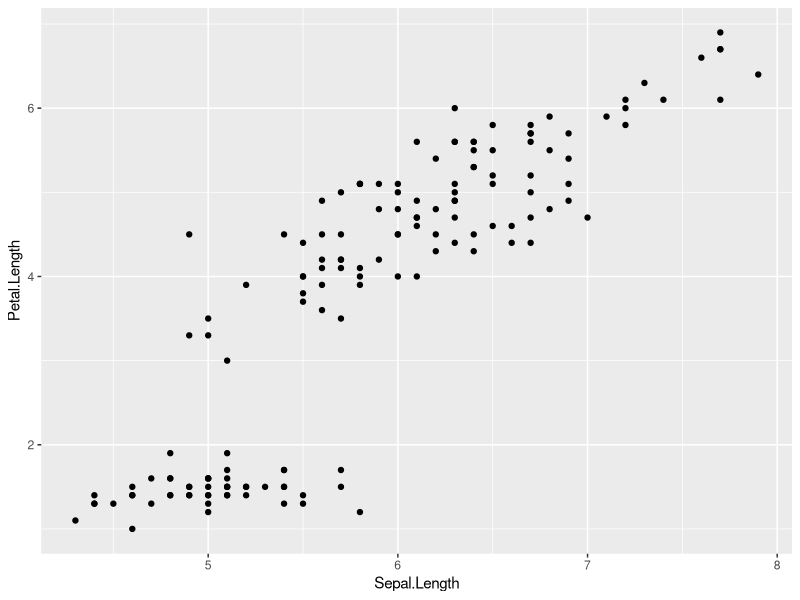
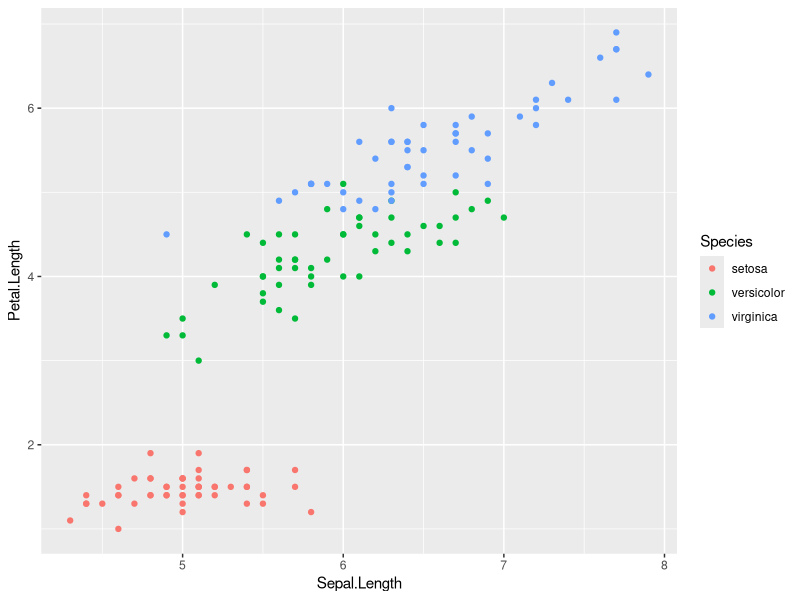
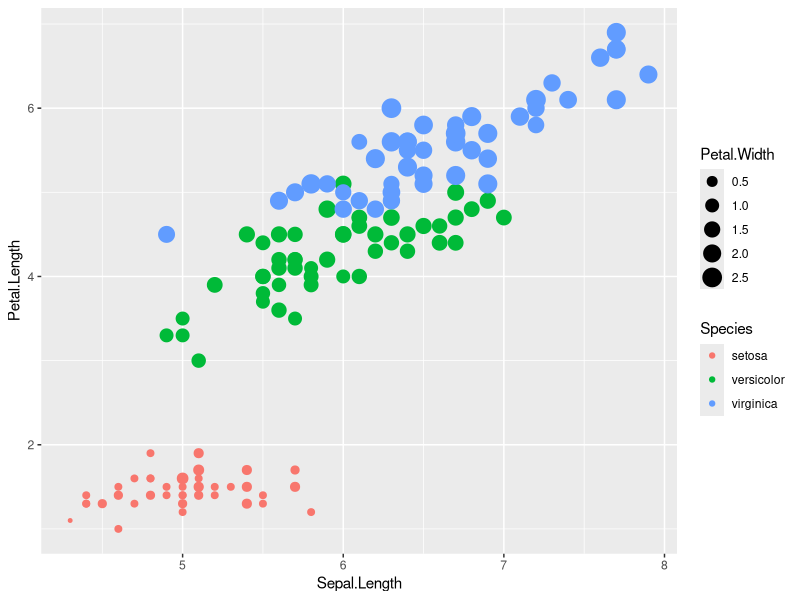
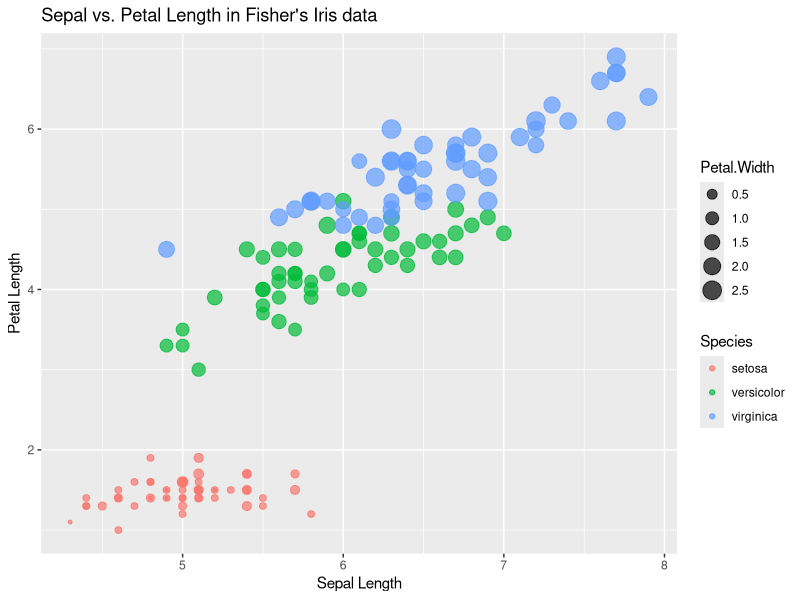
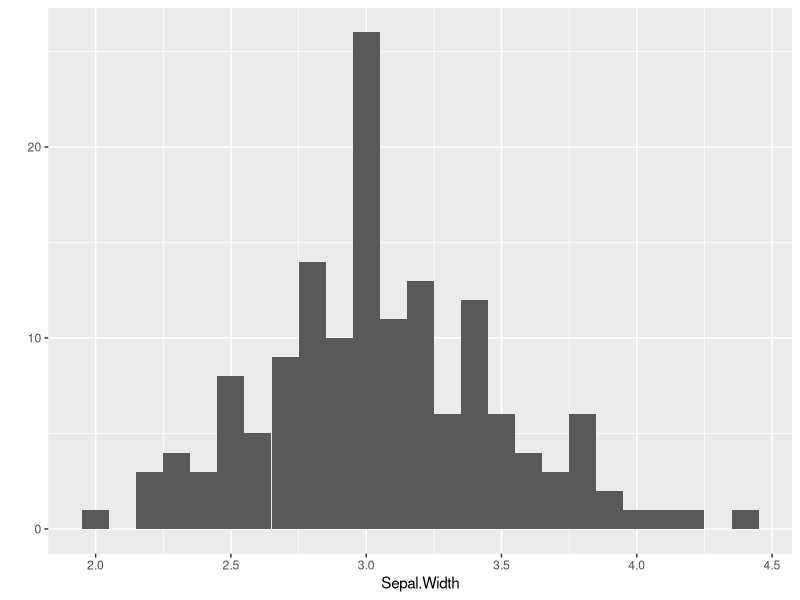
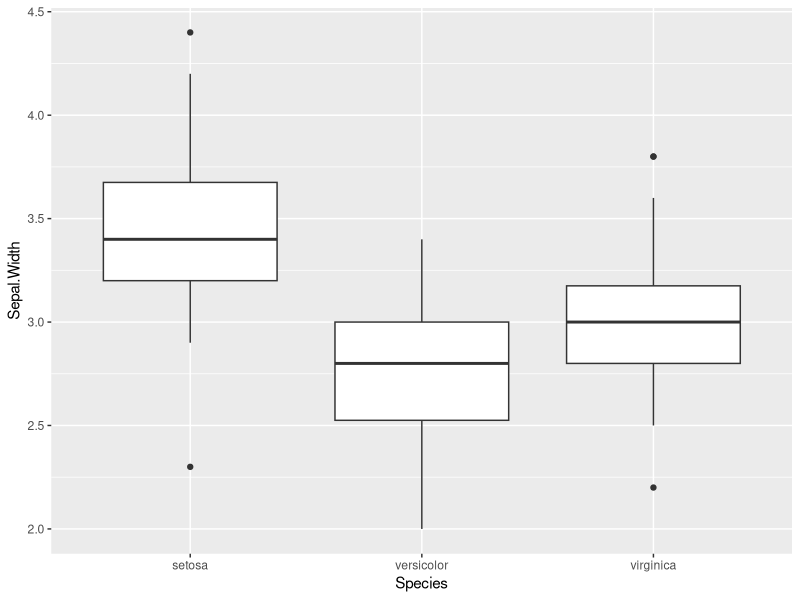
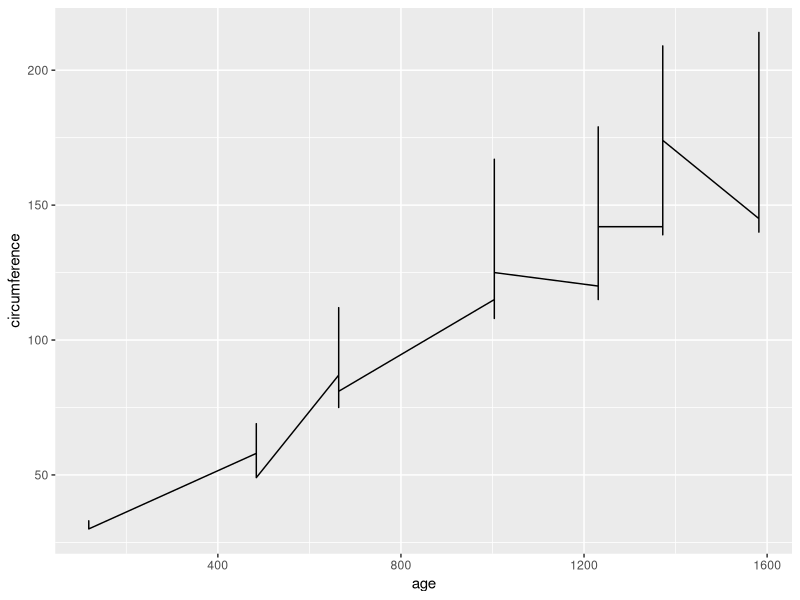
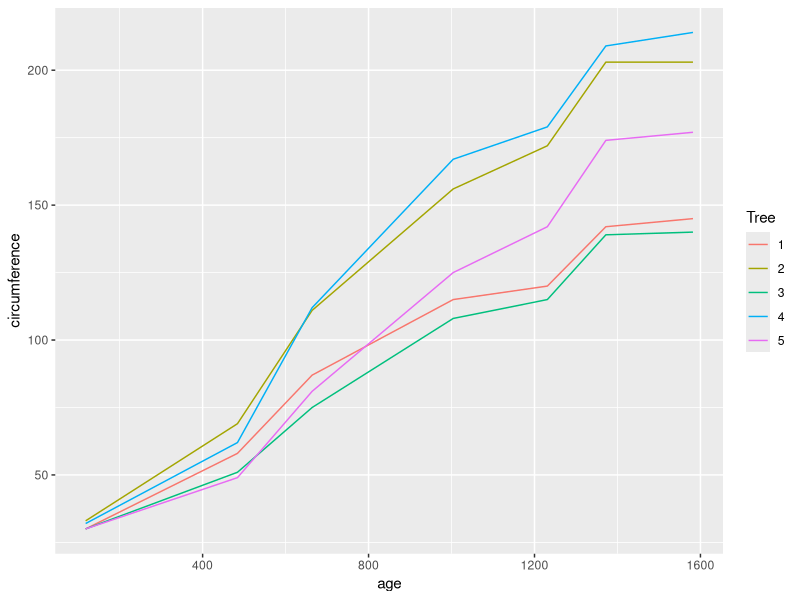

The R source for these figures, in order:
## ---- chunk 1
knitr::opts_chunk$set(echo = TRUE)
library(png)
library(grid)
## ---- chunk 2
library(ggplot2)
## ---- chunk 3
iris = read.csv("iris.csv")
str(iris)
orange = read.csv("orange.csv")
str(orange)
gapdata = read.csv("gapminderData5.csv")
str(gapdata)
VADeaths = read.csv("VADeaths.csv")
VADeaths
## ---- chunk 4
library(reshape2)
VADeaths2 = melt(VADeaths, variable.name="DemClass", value.name="DeathRate")
## ---- chunk 5
VADeaths2
## ---- chunk 6
qplot(Sepal.Length, Petal.Length, data = iris)
## ---- chunk 7
qplot(Sepal.Length, Petal.Length, data = iris, 
      color = Species)
## ---- chunk 8
qplot(Sepal.Length, Petal.Length, data = iris, 
      color = Species, size = Petal.Width)
## ---- chunk 9
qplot(Sepal.Length, Petal.Length, data = iris, 
      color = Species, size = Petal.Width, alpha=I(0.7),
      xlab = "Sepal Length", ylab = "Petal Length",
      main = "Sepal vs. Petal Length in Fisher's Iris data")
## ---- chunk 10
qplot(Sepal.Width, data=iris, geom='histogram', binwidth=0.1)
## ---- chunk 11
qplot(Species, Sepal.Width, data=iris, geom='boxplot')
## ---- chunk 12
qplot(age, circumference, data=orange, geom='line')
## ---- chunk 13
orange$Tree = factor(orange$Tree)
qplot(age, circumference, data=orange, color=Tree, geom='line')
## ---- chunk 14
myplot = ggplot(iris, aes(x=Sepal.Length, y=Petal.Length))
## ---- chunk 15
myplot + geom_point()
## ---- chunk 16
myplot = myplot + geom_point()
## ---- chunk 17
myplot = ggplot(gapdata, aes(x = lifeExp))
myplot + geom_histogram()
## ---- chunk 18
myplot + geom_histogram(binwidth=1)
## ---- chunk 19
myplot + geom_histogram(aes(fill=continent))
## ---- chunk 20
myplot + geom_histogram(aes(fill=continent), position = "identity")
## ---- chunk 21
myplot + geom_histogram(color='lightblue', fill='white') + facet_wrap(~ continent)
## ---- chunk 22
myplot + geom_histogram(fill='darkorange') + facet_grid(year ~ continent)
## ---- chunk 23
myplot + geom_density(aes(fill=continent), alpha=0.4)
## ---- chunk 24
myplot = ggplot(gapdata, aes(x=continent, y=lifeExp))
myplot + geom_boxplot()
## ---- chunk 25
myplot + geom_boxplot(aes(x=reorder(continent, lifeExp, median)))
## ---- chunk 26
myplot = ggplot(gapdata, aes(x=continent))
myplot + geom_bar()
## ---- chunk 27
myplot = ggplot(VADeaths2, aes(x = Age, y = DeathRate))
myplot + geom_bar(stat="identity")
## ---- chunk 28
myplot + geom_bar(aes(fill=DemClass), stat="identity")
myplot + geom_bar(aes(fill=DemClass), stat="identity", position="dodge")
## ---- chunk 29
myplot + geom_bar(stat="identity") + facet_wrap(~ DemClass) + coord_flip()
## ---- chunk 30
myplot = ggplot(gapdata, aes(x = gdpPercap, y = lifeExp)) 
myplot + geom_point()
## ---- chunk 31
ggplot(gapdata, aes(x = log10(gdpPercap), y = lifeExp)) + geom_point()
## ---- chunk 32
myplot + geom_point() + scale_x_log10()
## ---- chunk 33
myplot = myplot + scale_x_log10()
## ---- chunk 34
myplot + geom_point() + geom_smooth()
## ---- chunk 35
myplot + geom_point(aes(color = continent))
## ---- chunk 36
myplot + geom_point(aes(color = continent)) + geom_smooth(method='lm')
## ---- chunk 37
myplot = ggplot(gapdata, aes(x = gdpPercap, y = lifeExp, color=continent)) + scale_x_log10()
myplot + geom_point() + geom_smooth(method='lm')
## ---- chunk 38
myplot = ggplot(gapdata, aes(x = gdpPercap, y = lifeExp)) + scale_x_log10()
myplot + geom_point() + facet_wrap(~ continent)
## ---- chunk 39
myplot + geom_point() + facet_wrap(~ continent) + geom_smooth(method='lm')
## ---- chunk 40
myplot + geom_point() + facet_grid(year ~ continent) + geom_smooth(method='lm')
## ---- chunk 41
myplot = ggplot(gapdata, aes(x = year, y = lifeExp))
myplot + facet_wrap(~ continent) + geom_line(aes(group=country, color=continent))
## ---- chunk 42
ggplot(subset(gapdata, country == "Zimbabwe"),
       aes(x = year, y = lifeExp)) + geom_line() + geom_point()
## ---- chunk 43
jCountries <- c("Canada", "Rwanda", "Cambodia", "Mexico")
ggplot(subset(gapdata, country %in% jCountries),
       aes(x = year, y = lifeExp, color = country)) + geom_line() + geom_point() 
## ---- chunk 44
myplot = ggplot(gapdata, aes(x = gdpPercap, y = lifeExp, color=continent)) + scale_x_log10()
myplot = myplot + geom_point() + geom_smooth(method='lm')
## ---- chunk 45
myplot = myplot + ggtitle("Life Expectancy vs. GDP") + 
  xlab("GDP") + ylab("Life Expectancy")
myplot
## ---- chunk 46
myplot + theme_classic()
myplot + theme_bw()
## ---- chunk 47
library(ggthemes)
myplot + theme_calc()
myplot + theme_economist()
myplot + theme_wsj()
myplot + theme_fivethirtyeight()
